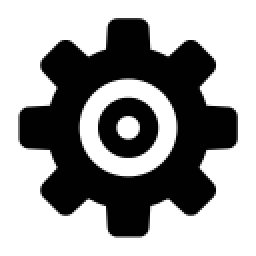
#> input picture esn/static_files/main/img/gadget.png, 128 x 128 px (shown 2 times larger)
$ python pilprint.py ../esn/static_files/main/img/gadget.png   (Python 2 division)
#> lines starting #> are read from the running program, lines starting #| are printed output that depends on the picture
#!/home/user/Desktop/CollaTo/bin/python
#
# The Python Imaging Library.
# $Id$
#
# print image files to postscript printer
#
# History:
# 0.1   1996-04-20 fl   Created
# 0.2   1996-10-04 fl   Use draft mode when converting.
# 0.3   2003-05-06 fl   Fixed a typo or two.
#

VERSION = "pilprint 0.3/2003-05-05"

from PIL import Image
from PIL import PSDraw

letter = ( 1.0*72, 1.0*72, 7.5*72, 10.0*72 )

def description(file, image):
    import os
    title = os.path.splitext(os.path.split(file)[1])[0]
    format = " (%dx%d "
    if image.format:
        format = " (" + image.format + " %dx%d "
    return title + format % image.size + image.mode + ")"

import getopt, os, sys

if len(sys.argv) == 1:
    print "PIL Print 0.2a1/96-10-04 -- print image files"
    print "Usage: pilprint files..."
    print "Options:"
    print "  -c            colour printer (default is monochrome)"
    print "  -p            print via lpr (default is stdout)"
    print "  -P <printer>  same as -p but use given printer"
    sys.exit(1)

try:
    opt, argv = getopt.getopt(sys.argv[1:], "cdpP:")
except getopt.error, v:
    print v
    sys.exit(1)

printer = None # print to stdout
monochrome = 1 # reduce file size for most common case

for o, a in opt:
    if o == "-d":
        # debug: show available drivers
        Image.init()
        print Image.ID
        sys.exit(1)
    elif o == "-c":
        # colour printer
        monochrome = 0
    elif o == "-p":
        # default printer channel
        printer = "lpr"
    elif o == "-P":
        # printer channel
        printer = "lpr -P%s" % a

for file in argv:
    try:

        im = Image.open(file)
#> im is the input picture: PIL image 128x128 RGBA; mean R, G, B, A 0.4, 0.4, 0.4, 98.1

        title = description(file, im)
#> title = 'gadget (PNG 128x128 RGBA)'

        if monochrome and im.mode not in ["1", "L"]:
            im.draft("L", im.size)
            im = im.convert("L")
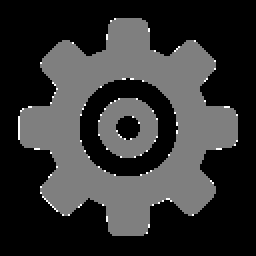
#> im: PIL image 128x128 L (shown 2 times larger); min 0, max 2, mean 0.395; drawn with min black and max white

        if printer:
            fp = os.popen(printer, "w")
        else:
            fp = sys.stdout

        ps = PSDraw.PSDraw(fp)

        ps.begin_document()
        ps.setfont("Helvetica-Narrow-Bold", 18)
        ps.text((letter[0], letter[3]+24), title)
        ps.setfont("Helvetica-Narrow-Bold", 8)
        ps.text((letter[0], letter[1]-30), VERSION)
        ps.image(letter, im)
        ps.end_document()

    except:
        print "cannot print image",
        print "(%s:%s)" % (sys.exc_type, sys.exc_value)
